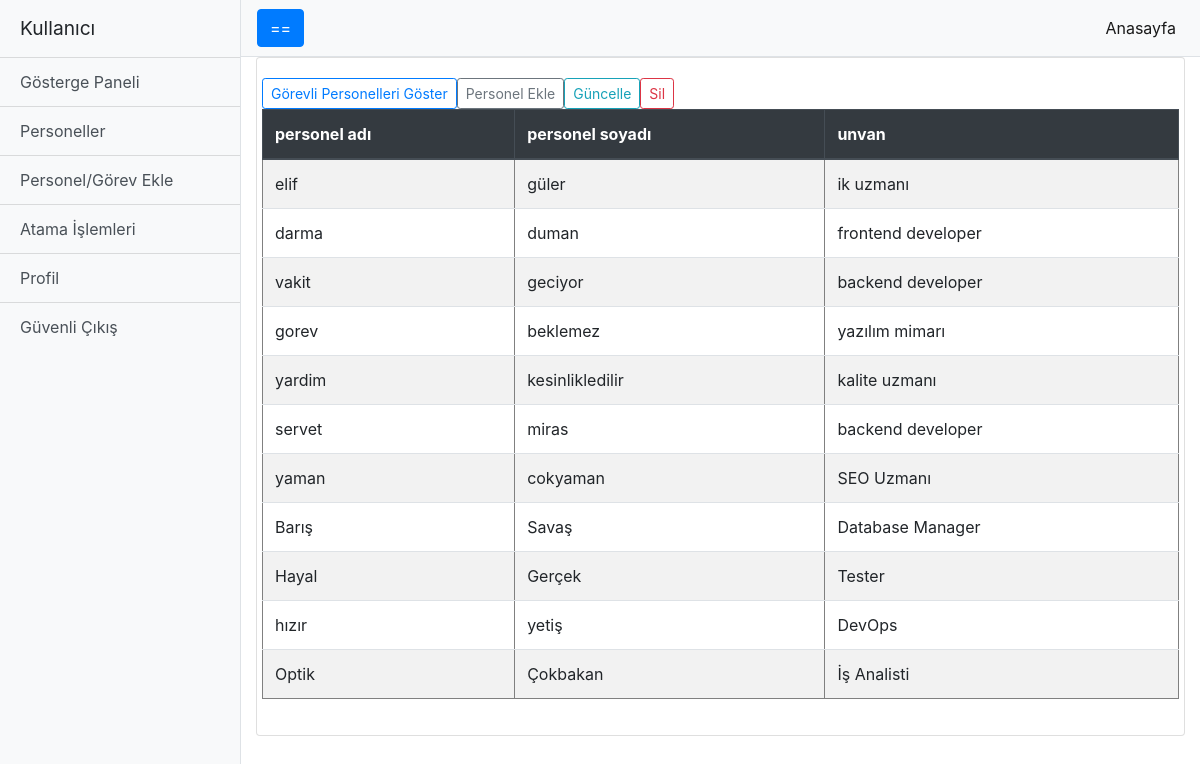
/personel.php, run on the app's committed database.
### tables this page shows
CREATE TABLE IF NOT EXISTS `personeller` (
  `p_id` int(11) NOT NULL AUTO_INCREMENT,
  `p_ad` varchar(50) DEFAULT NULL,
  `p_soyad` varchar(50) DEFAULT NULL,
  `p_gsm` varchar(11) DEFAULT NULL,
  `p_email` varchar(50) DEFAULT NULL,
  `sifre` int(6) DEFAULT NULL,
  `bolum_kod` varchar(20) DEFAULT NULL,
  `unvan` varchar(50) DEFAULT NULL,
  `yetki_id` int(3) NOT NULL,
  PRIMARY KEY (`p_id`),
  KEY `yetki` (`yetki_id`),
  KEY `bolum` (`bolum_kod`)
);

### personel.php (the view, shortened to what this page needs)
<?php include "sidebar.php" ?>
<div class="container">
	<div class="card card-body">
	<div class="row">
	<a href="gorevlipersonel.php"><button type="button" class="btn btn-outline-primary btn-sm">Görevli Personelleri Göster</button></a>
	<a href="personel_gorev_ekle.php"><button type="button" class="btn btn-outline-secondary btn-sm">Personel Ekle</button></a>
	<a href="guncel.php"><button class="btn btn-outline-info btn-sm">Güncelle</button></a>
	<a href="sil.php"><button class="btn btn-outline-danger btn-sm">Sil</button></a>
	</div>
	<div class="row">
	<?php
	require("vt_baglanti.php");
	$pers_cek= $db ->query("SELECT personeller.p_ad,personeller.p_soyad,personeller.unvan
		FROM personeller",PDO::FETCH_ASSOC);
	echo "<table class='table table-striped' border='1'>";
	echo "<thead class='thead-dark'>";
	echo "<tr>";
	echo "<th scope='col'>personel adı</th>";
	echo "<th scope='col'>personel soyadı</th>";
	echo "<th scope='col'>unvan</th>";
	echo "</tr>";
	echo "</thead>";
	echo "<tr>";
	foreach( $pers_cek as $row ){
		echo "<td>".$row['p_ad']."</td>";
		echo "<td>".$row['p_soyad']."</td>";
		echo "<td>".$row['unvan']."</td>";
		echo "</tr>";
	}
	echo "</table>";
	?>
	</div>
</div>
</div>
<?php include "topbar.php" ?>

### dashboard.css (style rules this page uses)
body { overflow-x: hidden; }

### data on the page
personeller: p_ad "elif", p_soyad "güler", unvan "ik uzmanı"
personeller: p_ad "darma", p_soyad "duman", unvan "frontend developer"
personeller: p_ad "vakit", p_soyad "geciyor", unvan "backend developer"
personeller: p_ad "gorev", p_soyad "beklemez", unvan "yazılım mimarı"
personeller: p_ad "yardim", p_soyad "kesinlikledilir", unvan "kalite uzmanı"
personeller: p_ad "servet", p_soyad "miras", unvan "backend developer"
personeller: p_ad "yaman", p_soyad "cokyaman", unvan "SEO Uzmanı"
personeller: p_ad "Barış", p_soyad "Savaş", unvan "Database Manager"
personeller: p_ad "Hayal", p_soyad "Gerçek", unvan "Tester"
personeller: p_ad "hızır", p_soyad "yetiş", unvan "DevOps"
personeller: p_ad "Optik", p_soyad "Çokbakan", unvan "İş Analisti"
